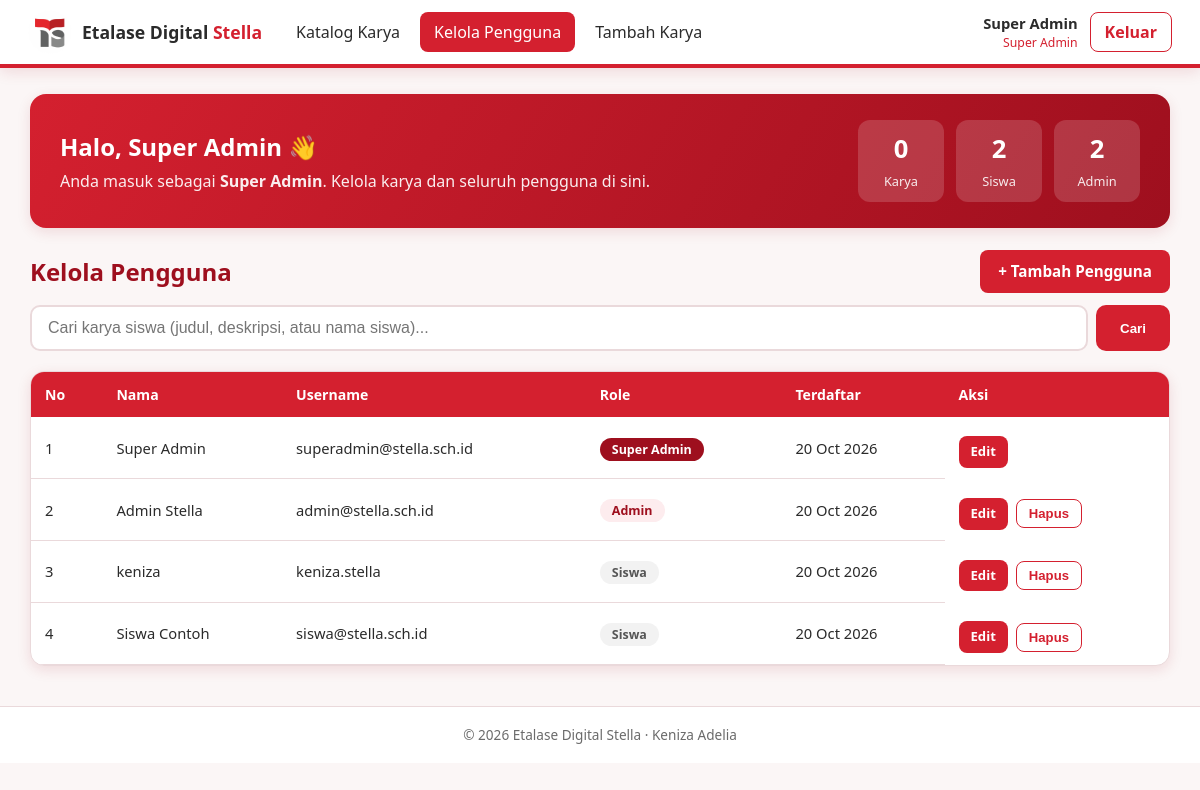
/dashboard_admin.php?page=siswa (signed in), run on the app's committed database.
### tables this page shows
CREATE TABLE `users` (
  `id` int(11) NOT NULL,
  `nama` varchar(100) NOT NULL,
  `username` varchar(50) NOT NULL,
  `password` varchar(255) NOT NULL,
  `role` enum('super_admin','admin','siswa') NOT NULL DEFAULT 'siswa',
  `created_at` timestamp NOT NULL DEFAULT current_timestamp()
);

### dashboard_admin.php (the view, shortened to what this page needs)
<?php
require 'koneksi.php';
$u = $_SESSION['user'];
$page = ($_GET['page'] ?? 'karya') === 'siswa' ? 'siswa' : 'karya';
$cari = trim($_GET['q'] ?? '');
$like = '%' . $cari . '%';
$total_karya = satu(q("SELECT COUNT(*) n FROM projects"))['n'];
$total_siswa = satu(q("SELECT COUNT(*) n FROM users WHERE role='siswa'"))['n'];
$total_admin = satu(q("SELECT COUNT(*) n FROM users WHERE role IN ('admin','super_admin')"))['n'];
if ($page === 'karya') {
    $data = baris(q("SELECT p.*, u.nama AS penulis FROM projects p JOIN users u ON u.id=p.user_id
                     WHERE p.judul LIKE ? OR p.deskripsi LIKE ? OR u.nama LIKE ? ORDER BY p.id DESC", 'sss', [$like, $like, $like]));
} else {
    $filter = $u['role'] === 'super_admin' ? "" : "AND role='siswa'";
    $data = baris(q("SELECT * FROM users WHERE (nama LIKE ? OR username LIKE ?) $filter ORDER BY FIELD(role,'super_admin','admin','siswa'), nama", 'ss', [$like, $like]));
}
?>
<!DOCTYPE html>
<html lang="id">
<head>
<link rel="stylesheet" href="css/dashboard.css">
</head>
<body>
<?php navbar($page); ?>
<main class="wadah">
  <section class="hero">
    <div>
      <h1>Halo, <?= e($u['nama']) ?> 👋</h1>
      <p>Anda masuk sebagai <b><?= label_role($u['role']) ?></b>. Kelola karya <?= $u['role'] === 'super_admin' ? 'dan seluruh pengguna' : 'dan data siswa' ?> di sini.</p>
    </div>
    <div class="statistik">
      <div><b><?= $total_karya ?></b><span>Karya</span></div>
      <div><b><?= $total_siswa ?></b><span>Siswa</span></div>
      <?php if ($u['role'] === 'super_admin') { ?><div><b><?= $total_admin ?></b><span>Admin</span></div><?php } ?>
    </div>
  </section>
  <?php if ($page === 'karya') { ?>
    <div class="judul-bagian">
      <h2>Katalog Karya Siswa</h2>
      <a class="btn" href="tambah.php">+ Tambah Karya</a>
    </div>
    <?php kotak_cari($cari); ?>
    <?php if (!$data) echo '<p class="kosong">Belum ada karya yang cocok.</p>'; ?>
    <div class="grid">
      <?php foreach ($data as $p) kartu($p, true); ?>
    </div>
  <?php } else { ?>
    <div class="judul-bagian">
      <h2><?= $u['role'] === 'super_admin' ? 'Kelola Pengguna' : 'Kelola Data Siswa' ?></h2>
      <a class="btn" href="tambah.php?type=user">+ Tambah <?= $u['role'] === 'super_admin' ? 'Pengguna' : 'Siswa' ?></a>
    </div>
    <?php kotak_cari($cari, 'siswa'); ?>
    <div class="tabel-bungkus">
    <table>
      <thead><tr><th>No</th><th>Nama</th><th>Username</th><th>Role</th><th>Terdaftar</th><th>Aksi</th></tr></thead>
      <tbody>
      <?php foreach ($data as $i => $r) {
          $boleh = $u['role'] === 'super_admin' || $r['role'] === 'siswa'; ?>
        <tr>
          <td><?= $i + 1 ?></td>
          <td><?= e($r['nama']) ?></td>
          <td><?= e($r['username']) ?></td>
          <td><span class="lencana <?= e($r['role']) ?>"><?= label_role($r['role']) ?></span></td>
          <td><?= date('d M Y', strtotime($r['created_at'])) ?></td>
          <td class="aksi">
            <?php if ($boleh) { ?>
              <a class="btn kecil" href="edit.php?type=user&id=<?= (int)$r['id'] ?>">Edit</a>
              <?php if ((int)$r['id'] !== $u['id']) { ?>
              <form method="post" action="delete.php" onsubmit="return confirm('Hapus pengguna ini beserta semua karyanya?')">
                <button class="btn kecil hapus">Hapus</button>
              </form>
              <?php } ?>
            <?php } else echo '-'; ?>
          </td>
        </tr>
      <?php } ?>
      </tbody>
    </table>
    </div>
  <?php } ?>
</main>
<footer class="kaki">© <?= date('Y') ?> Etalase Digital Stella · Keniza Adelia</footer>
</body>
</html>

### koneksi.php (shortened to what this page needs)
<?php
$conn = @mysqli_connect("localhost", "root", "", "db_etalase_stella");
mysqli_set_charset($conn, "utf8mb4");
function q($sql, $types = '', $params = []) {
    global $conn;
    $st = mysqli_prepare($conn, $sql);
    if ($types !== '') mysqli_stmt_bind_param($st, $types, ...$params);
    if (!mysqli_stmt_execute($st)) return false;
    $r = mysqli_stmt_get_result($st);
    return $r ? $r : $st;
}
function baris($r) { return $r ? mysqli_fetch_all($r, MYSQLI_ASSOC) : []; }
function satu($r)  { return $r ? (mysqli_fetch_assoc($r) ?: null) : null; }
function e($s) { return htmlspecialchars((string)$s, ENT_QUOTES, 'UTF-8'); }
function label_role($r) { return ['super_admin' => 'Super Admin', 'admin' => 'Admin', 'siswa' => 'Siswa'][$r] ?? $r; }
function halaman_utama() {
    return (!empty($_SESSION['user']) && in_array($_SESSION['user']['role'], ['super_admin', 'admin'])) ? 'dashboard_admin.php' : 'dashboard_user.php';
}
function is_admin() { return !empty($_SESSION['user']) && in_array($_SESSION['user']['role'], ['super_admin', 'admin']); }
function navbar($aktif = 'karya') {
    $u = $_SESSION['user'];
    $home = halaman_utama();
    $menu = ['karya' => ['Katalog Karya', $home]];
    if (is_admin()) $menu['siswa'] = [$u['role'] === 'super_admin' ? 'Kelola Pengguna' : 'Kelola Siswa', $home . '?page=siswa'];
    $menu['tambah'] = ['Tambah Karya', 'tambah.php'];
    echo '<header class="topbar"><a class="brand" href="' . $home . '"><img src="img/logo-ts2.png" alt="Telkom Schools"><span>Etalase Digital <b>Stella</b></span></a><nav>';
    foreach ($menu as $k => $m) echo '<a href="' . $m[1] . '" class="' . ($aktif === $k ? 'aktif' : '') . '">' . $m[0] . '</a>';
    echo '</nav><div class="akun"><span>' . e($u['nama']) . '<small>' . label_role($u['role']) . '</small></span><a class="btn-keluar" href="logout.php">Keluar</a></div></header>';
}
function kotak_cari($q, $page = '') {
    echo '<form class="cari" method="get">';
    echo '<input type="search" name="q" value="' . e($q) . '" placeholder="Cari karya siswa (judul, deskripsi, atau nama siswa)..."><button>Cari</button></form>';
}

### css/dashboard.css (style rules this page uses)
:root { --merah:#d4202f;--merah-tua:#9e0f1e;--merah-muda:#fdecee;--putih:#fff;--teks:#2b2b2b;--abu:#6b6b6b;--garis:#ead9db;--bayang:0 4px 14px rgba(158,15,30,.12) }
* { box-sizing:border-box;margin:0;padding:0 }
body { font-family:"Segoe UI",Roboto,Arial,sans-serif;background:#fbf6f6;color:var(--teks);line-height:1.5;min-height:100vh }
a { color:var(--merah);text-decoration:none }
.topbar { background:var(--putih);border-bottom:4px solid var(--merah);display:flex;align-items:center;gap:20px;padding:10px 28px;position:sticky;top:0;z-index:10;box-shadow:var(--bayang);flex-wrap:wrap }
.brand { display:flex;align-items:center;gap:10px;color:var(--teks);font-size:1.1rem;font-weight:600 }
.brand img { width:44px;height:44px;object-fit:contain }
.brand b { color:var(--merah) }
.topbar nav { display:flex;gap:6px;flex:1;flex-wrap:wrap }
.topbar nav a { color:var(--teks);padding:8px 14px;border-radius:8px;font-weight:500 }
.topbar nav a.aktif { background:var(--merah);color:var(--putih) }
.akun { display:flex;align-items:center;gap:12px }
.akun span { display:flex;flex-direction:column;text-align:right;font-weight:600;font-size:.92rem }
.akun small { color:var(--merah);font-weight:500 }
.btn-keluar { border:1.5px solid var(--merah);padding:7px 14px;border-radius:8px;font-weight:600 }
.wadah { max-width:1180px;margin:0 auto;padding:26px 20px 40px }
.hero { background:linear-gradient(120deg,var(--merah),var(--merah-tua));color:var(--putih);border-radius:16px;padding:26px 30px;display:flex;justify-content:space-between;align-items:center;gap:20px;flex-wrap:wrap;box-shadow:var(--bayang);margin-bottom:22px }
.hero h1 { font-size:1.5rem }
.hero p { opacity:.92;margin-top:4px }
.statistik { display:flex;gap:12px }
.statistik div { background:rgba(255,255,255,.16);border-radius:12px;padding:10px 20px;text-align:center;min-width:86px }
.statistik b { display:block;font-size:1.6rem }
.statistik span { font-size:.8rem;opacity:.9 }
.judul-bagian { display:flex;justify-content:space-between;align-items:center;gap:12px;margin-bottom:12px;flex-wrap:wrap }
.judul-bagian h2 { color:var(--merah-tua) }
.btn,button.btn { display:inline-block;background:var(--merah);color:var(--putih);border:0;border-radius:8px;padding:10px 18px;font-weight:600;cursor:pointer;font-size:.95rem }
.btn.kecil { padding:6px 12px;font-size:.82rem }
.btn.hapus { background:var(--putih);color:var(--merah);border:1.5px solid var(--merah) }
.cari { display:flex;gap:8px;margin-bottom:20px }
.cari input { flex:1;padding:12px 16px;border:2px solid var(--garis);border-radius:10px;font-size:1rem;background:var(--putih) }
.cari button { background:var(--merah);color:var(--putih);border:0;border-radius:10px;padding:0 24px;font-weight:600;cursor:pointer }
.aksi { display:flex;gap:8px;align-items:center;margin-top:8px }
.aksi form { display:inline }
.tabel-bungkus { background:var(--putih);border-radius:14px;box-shadow:var(--bayang);overflow-x:auto;border:1px solid var(--garis) }
table { width:100%;border-collapse:collapse;min-width:640px }
th { background:var(--merah);color:var(--putih);text-align:left;padding:12px 14px;font-size:.88rem }
td { padding:11px 14px;border-bottom:1px solid var(--garis);font-size:.92rem }
td.aksi { display:flex;gap:8px;border-bottom:0 }
.lencana { padding:3px 12px;border-radius:20px;font-size:.78rem;font-weight:600;background:#eee }
.lencana.super_admin { background:var(--merah-tua);color:#fff }
.lencana.admin { background:var(--merah-muda);color:var(--merah-tua) }
.lencana.siswa { background:#f2f2f2;color:#555 }
.kaki { text-align:center;color:var(--abu);font-size:.85rem;padding:18px;border-top:1px solid var(--garis);background:var(--putih) }

### data on the page
users: nama "Super Admin", role "Super Admin", username "superadmin@stella.sch.id", created_at "20 Oct 2026"
users: nama "Admin Stella", username "admin@stella.sch.id", role "Admin", created_at "20 Oct 2026"
users: nama "keniza", username "keniza.stella", role "Siswa", created_at "20 Oct 2026"
users: nama "Siswa Contoh", username "siswa@stella.sch.id", role "Siswa", created_at "20 Oct 2026"

### other printed values
$m[0] "Katalog Karya"
$m[0] "Kelola Pengguna"
$m[0] "Tambah Karya"
$total_karya "0"
$total_siswa "2"
$total_admin "2"
